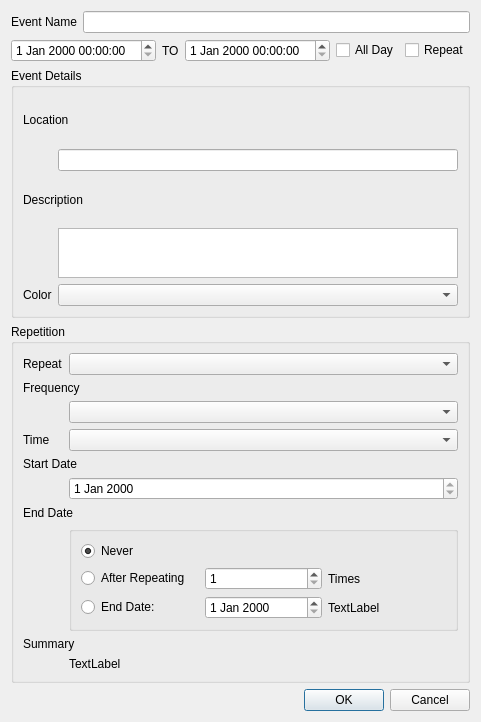
<?xml version="1.0" encoding="UTF-8"?>
<ui version="4.0">
 <class>EditEventDialog</class>
 <widget class="QDialog" name="EditEventDialog">
  <property name="geometry">
   <rect>
    <x>0</x>
    <y>0</y>
    <width>400</width>
    <height>665</height>
   </rect>
  </property>
  <property name="windowTitle">
   <string>Dialog</string>
  </property>
  <layout class="QVBoxLayout" name="verticalLayout_2">
   <item>
    <layout class="QHBoxLayout" name="horizontalLayout_3">
     <item>
      <widget class="QLabel" name="label_4">
       <property name="text">
        <string>Event Name</string>
       </property>
       <property name="buddy">
        <cstring>eventNameLineEdit</cstring>
       </property>
      </widget>
     </item>
     <item>
      <widget class="QLineEdit" name="eventNameLineEdit">
       <property name="clearButtonEnabled">
        <bool>false</bool>
       </property>
      </widget>
     </item>
    </layout>
   </item>
   <item>
    <layout class="QHBoxLayout" name="horizontalLayout_8">
     <item>
      <layout class="QHBoxLayout" name="horizontalLayout_4">
       <item>
        <widget class="QDateTimeEdit" name="startDateTimeEdit"/>
       </item>
       <item>
        <widget class="QLabel" name="label">
         <property name="text">
          <string>TO</string>
         </property>
        </widget>
       </item>
       <item>
        <widget class="QDateTimeEdit" name="endDateTimeEdit"/>
       </item>
      </layout>
     </item>
     <item>
      <spacer name="horizontalSpacer">
       <property name="orientation">
        <enum>Qt::Horizontal</enum>
       </property>
       <property name="sizeHint" stdset="0">
        <size>
         <width>40</width>
         <height>20</height>
        </size>
       </property>
      </spacer>
     </item>
     <item>
      <widget class="QCheckBox" name="allDayCheckBox">
       <property name="text">
        <string>All Day</string>
       </property>
      </widget>
     </item>
     <item>
      <widget class="QCheckBox" name="repeatCheckBox">
       <property name="text">
        <string>Repeat</string>
       </property>
      </widget>
     </item>
    </layout>
   </item>
   <item>
    <widget class="QGroupBox" name="eventDetailsGroupBox">
     <property name="minimumSize">
      <size>
       <width>200</width>
       <height>250</height>
      </size>
     </property>
     <property name="title">
      <string>Event Details</string>
     </property>
     <layout class="QFormLayout" name="formLayout_2">
      <item row="0" column="0" colspan="2">
       <widget class="QLabel" name="label_2">
        <property name="text">
         <string>Location</string>
        </property>
        <property name="buddy">
         <cstring>locationLineEdit</cstring>
        </property>
       </widget>
      </item>
      <item row="1" column="1">
       <widget class="QLineEdit" name="locationLineEdit">
        <property name="minimumSize">
         <size>
          <width>0</width>
          <height>0</height>
         </size>
        </property>
       </widget>
      </item>
      <item row="3" column="0" colspan="2">
       <widget class="QLabel" name="label_3">
        <property name="text">
         <string>Description</string>
        </property>
        <property name="buddy">
         <cstring>descriptionTextEdit</cstring>
        </property>
       </widget>
      </item>
      <item row="6" column="0">
       <widget class="QLabel" name="label_5">
        <property name="text">
         <string>Color</string>
        </property>
        <property name="buddy">
         <cstring>clorComboBox</cstring>
        </property>
       </widget>
      </item>
      <item row="6" column="1">
       <widget class="QComboBox" name="clorComboBox"/>
      </item>
      <item row="5" column="1">
       <widget class="QTextEdit" name="descriptionTextEdit">
        <property name="sizePolicy">
         <sizepolicy hsizetype="Expanding" vsizetype="MinimumExpanding">
          <horstretch>0</horstretch>
          <verstretch>0</verstretch>
         </sizepolicy>
        </property>
        <property name="minimumSize">
         <size>
          <width>0</width>
          <height>50</height>
         </size>
        </property>
        <property name="maximumSize">
         <size>
          <width>16777215</width>
          <height>50</height>
         </size>
        </property>
       </widget>
      </item>
     </layout>
    </widget>
   </item>
   <item>
    <widget class="QGroupBox" name="repetitionGroupBox">
     <property name="title">
      <string>Repetition</string>
     </property>
     <layout class="QFormLayout" name="formLayout">
      <item row="0" column="0">
       <widget class="QLabel" name="label_6">
        <property name="text">
         <string>Repeat</string>
        </property>
        <property name="buddy">
         <cstring>repeatComboBox</cstring>
        </property>
       </widget>
      </item>
      <item row="0" column="1">
       <widget class="QComboBox" name="repeatComboBox"/>
      </item>
      <item row="3" column="0" colspan="2">
       <widget class="QLabel" name="label_7">
        <property name="text">
         <string>Frequency</string>
        </property>
        <property name="buddy">
         <cstring>frequencyComboBox</cstring>
        </property>
       </widget>
      </item>
      <item row="6" column="0">
       <widget class="QLabel" name="label_8">
        <property name="text">
         <string>Time</string>
        </property>
        <property name="buddy">
         <cstring>timeComboBox</cstring>
        </property>
       </widget>
      </item>
      <item row="6" column="1">
       <widget class="QComboBox" name="timeComboBox"/>
      </item>
      <item row="9" column="0" colspan="2">
       <widget class="QLabel" name="label_9">
        <property name="text">
         <string>Start Date</string>
        </property>
        <property name="buddy">
         <cstring>repeatStartDateEdit</cstring>
        </property>
       </widget>
      </item>
      <item row="11" column="1">
       <widget class="QDateEdit" name="repeatStartDateEdit">
        <property name="readOnly">
         <bool>true</bool>
        </property>
       </widget>
      </item>
      <item row="12" column="0" colspan="2">
       <widget class="QLabel" name="label_10">
        <property name="text">
         <string>End Date</string>
        </property>
       </widget>
      </item>
      <item row="13" column="1">
       <widget class="QGroupBox" name="groupBox_3">
        <property name="title">
         <string/>
        </property>
        <layout class="QVBoxLayout" name="verticalLayout">
         <item>
          <widget class="QRadioButton" name="repeatNeverRadioButton">
           <property name="text">
            <string>Never</string>
           </property>
           <property name="checked">
            <bool>true</bool>
           </property>
          </widget>
         </item>
         <item>
          <layout class="QHBoxLayout" name="horizontalLayout_5">
           <item>
            <widget class="QRadioButton" name="repeatTimesRadioButton">
             <property name="text">
              <string>After Repeating</string>
             </property>
            </widget>
           </item>
           <item>
            <widget class="QSpinBox" name="repeatTimesSpinBox">
             <property name="minimum">
              <number>1</number>
             </property>
             <property name="maximum">
              <number>3650</number>
             </property>
            </widget>
           </item>
           <item>
            <widget class="QLabel" name="label_12">
             <property name="text">
              <string>Times</string>
             </property>
            </widget>
           </item>
          </layout>
         </item>
         <item>
          <layout class="QHBoxLayout" name="horizontalLayout_6">
           <item>
            <widget class="QRadioButton" name="repeatEndTimeRadioButton">
             <property name="text">
              <string>End Date: </string>
             </property>
            </widget>
           </item>
           <item>
            <widget class="QDateEdit" name="repeatEndDateEdit"/>
           </item>
           <item>
            <widget class="QLabel" name="repeatEndDateLabel">
             <property name="text">
              <string>TextLabel</string>
             </property>
            </widget>
           </item>
          </layout>
         </item>
        </layout>
       </widget>
      </item>
      <item row="14" column="0" colspan="2">
       <widget class="QLabel" name="label_11">
        <property name="text">
         <string>Summary</string>
        </property>
       </widget>
      </item>
      <item row="15" column="1">
       <widget class="QLabel" name="repeatSummaryLabel">
        <property name="text">
         <string>TextLabel</string>
        </property>
       </widget>
      </item>
      <item row="4" column="1">
       <widget class="QComboBox" name="frequencyComboBox"/>
      </item>
     </layout>
    </widget>
   </item>
   <item>
    <widget class="QDialogButtonBox" name="dialogButtonBox">
     <property name="orientation">
      <enum>Qt::Horizontal</enum>
     </property>
     <property name="standardButtons">
      <set>QDialogButtonBox::Cancel|QDialogButtonBox::Ok</set>
     </property>
    </widget>
   </item>
  </layout>
 </widget>
 <resources/>
 <connections>
  <connection>
   <sender>startDateTimeEdit</sender>
   <signal>dateTimeChanged(QDateTime)</signal>
   <receiver>repeatStartDateEdit</receiver>
   <slot>setDateTime(QDateTime)</slot>
   <hints>
    <hint type="sourcelabel">
     <x>74</x>
     <y>49</y>
    </hint>
    <hint type="destinationlabel">
     <x>198</x>
     <y>482</y>
    </hint>
   </hints>
  </connection>
  <connection>
   <sender>dialogButtonBox</sender>
   <signal>accepted()</signal>
   <receiver>EditEventDialog</receiver>
   <slot>accept()</slot>
   <hints>
    <hint type="sourcelabel">
     <x>257</x>
     <y>650</y>
    </hint>
    <hint type="destinationlabel">
     <x>-3</x>
     <y>639</y>
    </hint>
   </hints>
  </connection>
  <connection>
   <sender>dialogButtonBox</sender>
   <signal>rejected()</signal>
   <receiver>EditEventDialog</receiver>
   <slot>reject()</slot>
   <hints>
    <hint type="sourcelabel">
     <x>333</x>
     <y>650</y>
    </hint>
    <hint type="destinationlabel">
     <x>399</x>
     <y>650</y>
    </hint>
   </hints>
  </connection>
 </connections>
</ui>
